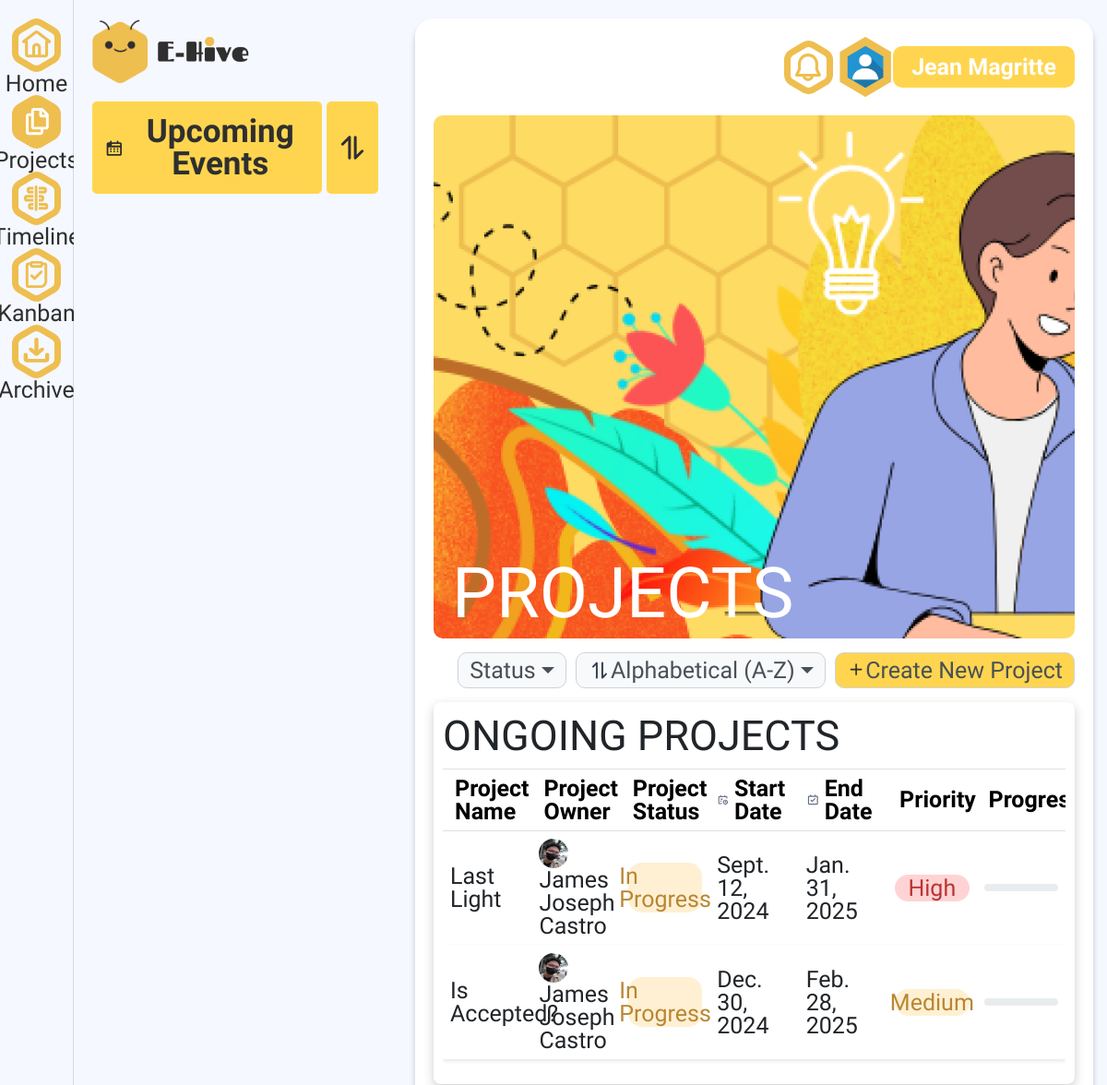
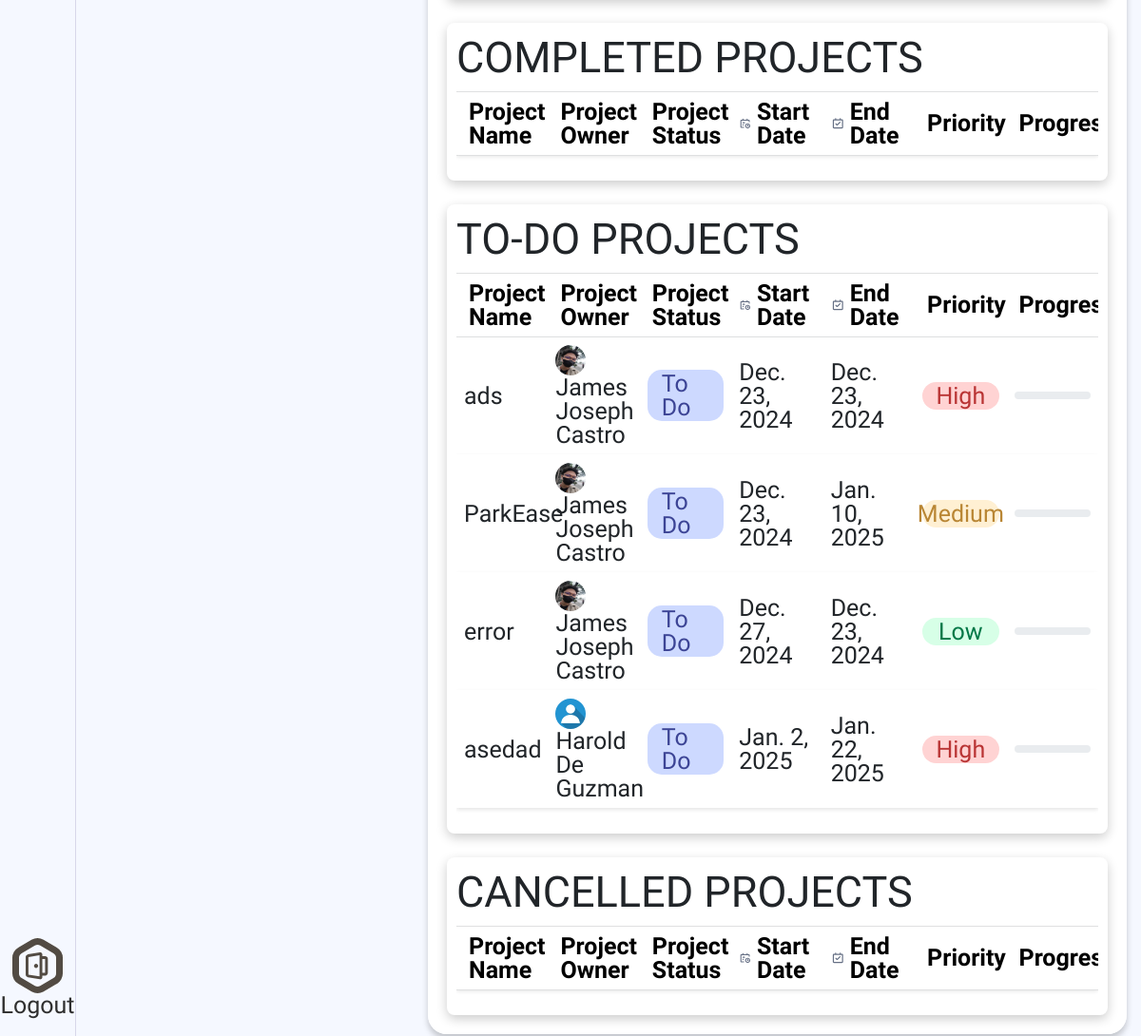
The page /my_app/project/ (signed in) on the database its author committed (2 pictures, top to bottom).
### my_app/models.py (models this page shows, shortened)
class Project(models.Model):
    project_name = models.CharField(max_length=100)
    project_description = models.TextField(null=True)
    start_date = models.DateField()
    end_date = models.DateField()
    PROJECT_STATUS_CHOICES = [
        ('TO_DO', 'To Do'),
        ('IN_PROGRESS', 'In Progress'),
        ('COMPLETED', 'Completed'),
        ('CANCELLED', 'Cancelled'),
    ]
    project_status = models.CharField(max_length=20, choices=PROJECT_STATUS_CHOICES, default='TO_DO')
    PROJECT_PRIORITY_CHOICES = [
        ('LOW', 'Low'),
        ('MEDIUM', 'Medium'),
        ('HIGH', 'High'),
    ]
    project_priority = models.CharField(max_length=10, choices=PROJECT_PRIORITY_CHOICES, default='MEDIUM')
    user = models.ForeignKey('User', on_delete=models.CASCADE, related_name='projects')
    background = models.CharField(max_length=255, blank=True, null=True)
    is_archived = models.BooleanField(default=False)
    def __str__(self):
        return f"Project {self.id}: {self.project_name} | Owner: {self.user.first_name}"

class User(models.Model):
    first_name = models.CharField(max_length=100)
    last_name = models.CharField(max_length=100)
    email = models.EmailField(unique=True)
    password = models.CharField(max_length=128)
    birthday = models.DateField()
    picture = models.CharField(
        max_length=255,
        blank=True,
        null=True,
        default='/static/profile_pictures/default_profile.jpg'
    )
    def __str__(self):
        return f"{self.first_name} {self.last_name}"

### my_app/views.py (the view)
    def wrapper(request, *args, **kwargs):
        if 'user_id' not in request.session:
            return redirect('login')
        return view_func(request, *args, **kwargs)

### my_app/templates/project.html (shortened to what this page needs)
{% extends 'base.html' %}
{% block content %}
{% load static %}
<link href="https://cdn.jsdelivr.net/npm/bootstrap@5.3.0-alpha1/dist/css/bootstrap.min.css" rel="stylesheet">
<link rel="stylesheet" href="{% static 'css/project.css' %}">
<div class="dashboard">
    <main style="background: url({% static 'img/home/bgh.png' %}) no-repeat center center; background-size: cover;">
        <header>
            <div class="out-welcome">
                <div class="welcome" style="background: url({% static 'img/banner/project.png' %}) no-repeat center center; background-size: cover;"></div>
            <h3>PROJECTS</h3>
            </div>
        {% include 'profile_temp.html' %}
    </header>
    <div class="custom-dropdown">
        <div class="dropdown">
            <button class="btn btn-light dropdown-toggle" type="button" data-bs-toggle="dropdown">
                Status
            </button>
        </div>
        <div class="dropdown">
            <button class="btn btn-light dropdown-toggle" type="button" data-bs-toggle="dropdown">
            Alphabetical (A-Z)
            </button>
        </div>
        <button class="btn yellow"style="background-color: #FFD54F;" type="button" id="openModalButton">
            <svg width="20" height="20" viewBox="0 0 20 20" fill="none" xmlns="http://www.w3.org/2000/svg">
                <path d="M10.0917 4.00659V15.2252M4.48242 9.61589H15.701" stroke="#2F2F2F" stroke-width="1.60586" stroke-linecap="round" stroke-linejoin="round"/>
            </svg>
            Create New Project
        </button>
    </div>
    <div class="projects">
    <div class="conts">
        <div class="top">
            <h1>ONGOING PROJECTS</h1>
        </div>
        <div class="table-responsive">
            <table class="table table-hover table-bordered project-table">
                <thead class="table-light">
                    <tr>
                        <th>
                            <span>
                            Project Name</th>
                        <th>
                            <span>
                            Project Owner</th>
                        <th>
                            <span>
                            Project Status</th>
                        <th>
                            <span>
                            Start Date</th>
                        <th>
                            <span>
                            End Date</th>
                        <th>
                            <span>
                            Priority</th>
                        <th>
                            <span>
                            Progress</th>
                    </tr>
                </thead>
                <tbody>
                    {% if projects %}
                        {% for project in projects %}
                            {% if project.project_status == 'IN_PROGRESS' %}
                                <tr onclick="window.location.href='{% url 'view_proj' project.id %}'" style="cursor: pointer;">
                                    <td>{{ project.project_name }}</td>
                                    <td>
                                        <img src="{{ project.user.picture }}" alt="Avatar" style="width: 32px; height: 32px; border-radius: 50%;">
                                        {{ project.user.first_name }} {{ project.user.last_name }}
                                    </td>
                                    <td>
                                        <span class="status-badge status-{{ project.project_status|lower }}">{{ project.get_project_status_display }}</span>
                                    </td>
                                    <td>{{ project.start_date }}</td>
                                    <td>{{ project.end_date }}</td>
                                    <td>
                                        <span class="priority-{{ project.project_priority|lower }}">{{ project.get_project_priority_display }}</span>
                                    </td>
                                    <td>
                                        <div class="progress" style="height: 8px;">
                                        </div>
                                    </td>
                                </tr>
                            {% elif project.some_value == 0 %}
                                <tr>
                                    <td colspan="7" style="text-align: center;">No projects found.</td>
                                </tr>
                            {% endif %}
                        {% endfor %}
                    {% else %}
                        <tr>
                            <td colspan="7" style="text-align: center;">No projects found.</td>
                        </tr>
                    {% endif %}
                </tbody>
            </table>
        </div>
    </div>
    <div class="conts">
        <div class="top">
            <h1>COMPLETED PROJECTS</h1>
        </div>
        <div class="table-responsive">
            <table class="table table-hover table-bordered project-table">
                <thead class="table-light">
                    <tr>
                        <th>
                            <span>
                            Project Name</th>
                        <th>
                            <span>
                            Project Owner</th>
                        <th>
                            <span>
                            Project Status</th>
                        <th>
                            <span>
                            Start Date</th>
                        <th>
                            <span>
                            End Date</th>
                        <th>
                            <span>
                            Priority</th>
                        <th>
                            <span>
                            Progress</th>
                    </tr>
                </thead>
            </table>
        </div>
    </div>
    <div class="conts">
        <div class="top">
            <h1>TO-DO PROJECTS</h1>
        </div>
        <div class="table-responsive">
            <table class="table table-hover table-bordered project-table">
                <thead class="table-light">
                    <tr>
                        <th>
                            <span>
                            Project Name</th>
                        <th>
                            <span>
                            Project Owner</th>
                        <th>
                            <span>
                            Project Status</th>
                        <th>
                            <span>
                            Start Date</th>
                        <th>
                            <span>
                            End Date</th>
                        <th>
                            <span>
                            Priority</th>
                        <th>
                            <span>
                            Progress</th>
                    </tr>
                </thead>
                <tbody>
                    {% if projects %}
                        {% for project in projects %}
                            {% if project.project_status == 'TO_DO' %}
                                <tr onclick="window.location.href='{% url 'view_proj' project.id %}'" style="cursor: pointer;">
                                    <td>{{ project.project_name }}</td>
                                    <td>
                                        <img src="{{ project.user.picture }}" alt="Avatar" style="width: 32px; height: 32px; border-radius: 50%;">
                                        {{ project.user.first_name }} {{ project.user.last_name }}
                                    </td>
                                    <td>
                                        <span class="status-badge status-{{ project.project_status|lower }}">{{ project.get_project_status_display }}</span>
                                    </td>
                                    <td>{{ project.start_date }}</td>
                                    <td>{{ project.end_date }}</td>
                                    <td>
                                        <span class="priority-{{ project.project_priority|lower }}">{{ project.get_project_priority_display }}</span>
                                    </td>
                                    <td>
                                        <div class="progress" style="height: 8px;">
                                        </div>
                                    </td>
                                </tr>
                            {% elif project.some_value == 0 %}
                                <tr>
                                    <td colspan="7" style="text-align: center;">No projects found.</td>
                                </tr>
                            {% endif %}
                        {% endfor %}
                    {% else %}
                        <tr>
                            <td colspan="7" style="text-align: center;">No projects found.</td>
                        </tr>
                    {% endif %}
                </tbody>
            </table>
        </div>
    </div>
    <div class="conts">
        <div class="top">
            <h1>CANCELLED PROJECTS</h1>
        </div>
        <div class="table-responsive">
            <table class="table table-hover table-bordered project-table">
                <thead class="table-light">
                    <tr>
                        <th>
                            <span>
                            Project Name</th>
                        <th>
                            <span>
                            Project Owner</th>
                        <th>
                            <span>
                            Project Status</th>
                        <th>
                            <span>
                            Start Date</th>
                        <th>
                            <span>
                            End Date</th>
                        <th>
                            <span>
                            Priority</th>
                        <th>
                            <span>
                            Progress</th>
                    </tr>
                </thead>
            </table>
        </div>
    </div>
</div>
    </main>
</div>
{% endblock %}

### rows shown on the page
Project: project_name "Last Light", user.picture (picture), user.first_name "James Joseph", user.last_name "Castro", project_status "In Progress", start_date "Sept. 12, 2024", end_date "Jan. 31, 2025", project_priority "High"
Project: project_name "Is Accepted?", user.picture (picture), user.first_name "James Joseph", user.last_name "Castro", project_status "In Progress", start_date "Dec. 30, 2024", end_date "Feb. 28, 2025", project_priority "Medium"
Project: project_name "ads", user.picture (picture), user.first_name "James Joseph", user.last_name "Castro", project_status "To Do", start_date "Dec. 23, 2024", end_date "Dec. 23, 2024", project_priority "High"
Project: project_name "ParkEase", user.picture (picture), user.first_name "James Joseph", user.last_name "Castro", project_status "To Do", start_date "Dec. 23, 2024", end_date "Jan. 10, 2025", project_priority "Medium"
Project: project_name "error", user.picture (picture), user.first_name "James Joseph", user.last_name "Castro", project_status "To Do", start_date "Dec. 27, 2024", end_date "Dec. 23, 2024", project_priority "Low"
Project: project_name "asedad", user.picture (placeholder picture), user.first_name "Harold", user.last_name "De Guzman", project_status "To Do", start_date "Jan. 2, 2025", end_date "Jan. 22, 2025", project_priority "High"

### other values the page prints
{{ user_name }} "Jean Magritte"
